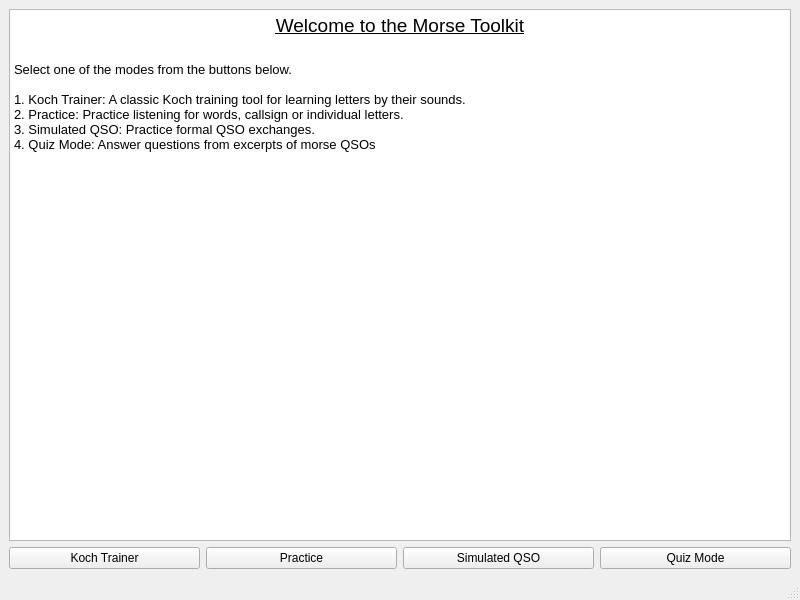
<?xml version="1.0" encoding="UTF-8"?>
<ui version="4.0">
 <class>MainWindow</class>
 <widget class="QMainWindow" name="MainWindow">
  <property name="geometry">
   <rect>
    <x>0</x>
    <y>0</y>
    <width>800</width>
    <height>600</height>
   </rect>
  </property>
  <property name="windowTitle">
   <string>Morse Toolkit</string>
  </property>
  <widget class="QWidget" name="centralwidget">
   <layout class="QGridLayout" name="gridLayout_2">
    <item row="0" column="0">
     <layout class="QGridLayout" name="gridLayout">
      <item row="0" column="0">
       <widget class="QTextBrowser" name="toolkitBrowser">
        <property name="html">
         <string>&lt;!DOCTYPE HTML PUBLIC &quot;-//W3C//DTD HTML 4.0//EN&quot; &quot;http://www.w3.org/TR/REC-html40/strict.dtd&quot;&gt;
&lt;html&gt;&lt;head&gt;&lt;meta name=&quot;qrichtext&quot; content=&quot;1&quot; /&gt;&lt;style type=&quot;text/css&quot;&gt;
p, li { white-space: pre-wrap; }
&lt;/style&gt;&lt;/head&gt;&lt;body style=&quot; font-family:'Cantarell'; font-size:11pt; font-weight:400; font-style:normal;&quot;&gt;
&lt;p align=&quot;center&quot; style=&quot; margin-top:0px; margin-bottom:0px; margin-left:0px; margin-right:0px; -qt-block-indent:0; text-indent:0px;&quot;&gt;&lt;span style=&quot; font-family:'Sans Serif'; font-size:14pt; text-decoration: underline;&quot;&gt;Welcome to the Morse Toolkit&lt;/span&gt;&lt;/p&gt;
&lt;p style=&quot;-qt-paragraph-type:empty; margin-top:0px; margin-bottom:0px; margin-left:0px; margin-right:0px; -qt-block-indent:0; text-indent:0px; font-family:'Sans Serif'; font-size:16pt; text-decoration: underline;&quot;&gt;&lt;br /&gt;&lt;/p&gt;
&lt;p style=&quot; margin-top:0px; margin-bottom:0px; margin-left:0px; margin-right:0px; -qt-block-indent:0; text-indent:0px;&quot;&gt;&lt;span style=&quot; font-family:'Sans Serif'; font-size:10pt;&quot;&gt;Select one of the modes from the buttons below.&lt;/span&gt;&lt;/p&gt;
&lt;p style=&quot; margin-top:0px; margin-bottom:0px; margin-left:0px; margin-right:0px; -qt-block-indent:0; text-indent:0px;&quot;&gt;&lt;span style=&quot; font-family:'Sans Serif'; font-size:10pt;&quot;&gt; &lt;/span&gt;&lt;/p&gt;
&lt;p style=&quot; margin-top:0px; margin-bottom:0px; margin-left:0px; margin-right:0px; -qt-block-indent:0; text-indent:0px;&quot;&gt;&lt;span style=&quot; font-family:'Sans Serif'; font-size:10pt;&quot;&gt;1. Koch Trainer: A classic Koch training tool for learning letters by their sounds.&lt;/span&gt;&lt;/p&gt;
&lt;p style=&quot; margin-top:0px; margin-bottom:0px; margin-left:0px; margin-right:0px; -qt-block-indent:0; text-indent:0px;&quot;&gt;&lt;span style=&quot; font-family:'Sans Serif'; font-size:10pt;&quot;&gt;2. Practice: Practice listening for words, callsign or individual letters. &lt;/span&gt;&lt;/p&gt;
&lt;p style=&quot; margin-top:0px; margin-bottom:0px; margin-left:0px; margin-right:0px; -qt-block-indent:0; text-indent:0px;&quot;&gt;&lt;span style=&quot; font-family:'Sans Serif'; font-size:10pt;&quot;&gt;3. Simulated QSO: Practice formal QSO exchanges. &lt;/span&gt;&lt;/p&gt;
&lt;p style=&quot; margin-top:0px; margin-bottom:0px; margin-left:0px; margin-right:0px; -qt-block-indent:0; text-indent:0px;&quot;&gt;&lt;span style=&quot; font-family:'Sans Serif'; font-size:10pt;&quot;&gt;4. Quiz Mode: Answer questions from excerpts of morse QSOs&lt;/span&gt;&lt;/p&gt;
&lt;p style=&quot;-qt-paragraph-type:empty; margin-top:0px; margin-bottom:0px; margin-left:0px; margin-right:0px; -qt-block-indent:0; text-indent:0px; font-family:'Sans Serif'; font-size:12pt;&quot;&gt;&lt;br /&gt;&lt;/p&gt;
&lt;p style=&quot;-qt-paragraph-type:empty; margin-top:0px; margin-bottom:0px; margin-left:0px; margin-right:0px; -qt-block-indent:0; text-indent:0px; font-family:'Sans Serif'; font-size:16pt; text-decoration: underline;&quot;&gt;&lt;br /&gt;&lt;/p&gt;&lt;/body&gt;&lt;/html&gt;</string>
        </property>
       </widget>
      </item>
     </layout>
    </item>
    <item row="1" column="0">
     <layout class="QHBoxLayout" name="horizontalLayout_2">
      <item>
       <widget class="QPushButton" name="kochButton">
        <property name="text">
         <string>Koch Trainer</string>
        </property>
       </widget>
      </item>
      <item>
       <widget class="QPushButton" name="practiceButton">
        <property name="text">
         <string>Practice</string>
        </property>
       </widget>
      </item>
      <item>
       <widget class="QPushButton" name="simulatedButton">
        <property name="text">
         <string>Simulated QSO</string>
        </property>
       </widget>
      </item>
      <item>
       <widget class="QPushButton" name="quizButton">
        <property name="text">
         <string>Quiz Mode</string>
        </property>
       </widget>
      </item>
     </layout>
    </item>
   </layout>
  </widget>
  <widget class="QMenuBar" name="menubar">
   <property name="geometry">
    <rect>
     <x>0</x>
     <y>0</y>
     <width>800</width>
     <height>29</height>
    </rect>
   </property>
  </widget>
  <widget class="QStatusBar" name="statusbar"/>
 </widget>
 <resources/>
 <connections/>
</ui>
